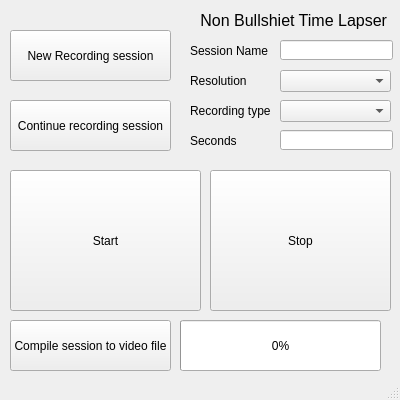
<?xml version="1.0" encoding="UTF-8"?>
<ui version="4.0">
 <class>MainWindow</class>
 <widget class="QMainWindow" name="MainWindow">
  <property name="geometry">
   <rect>
    <x>0</x>
    <y>0</y>
    <width>400</width>
    <height>400</height>
   </rect>
  </property>
  <property name="sizePolicy">
   <sizepolicy hsizetype="Fixed" vsizetype="Fixed">
    <horstretch>0</horstretch>
    <verstretch>0</verstretch>
   </sizepolicy>
  </property>
  <property name="maximumSize">
   <size>
    <width>400</width>
    <height>400</height>
   </size>
  </property>
  <property name="windowTitle">
   <string>NBTL</string>
  </property>
  <property name="windowIcon">
   <iconset>
    <normaloff>C:/Users/aatev/Downloads/AnitaIcon.ico</normaloff>C:/Users/aatev/Downloads/AnitaIcon.ico</iconset>
  </property>
  <property name="windowOpacity">
   <double>1.000000000000000</double>
  </property>
  <widget class="QWidget" name="centralwidget">
   <widget class="QPushButton" name="newRecordingSessionButton">
    <property name="geometry">
     <rect>
      <x>10</x>
      <y>30</y>
      <width>161</width>
      <height>51</height>
     </rect>
    </property>
    <property name="text">
     <string>New Recording session</string>
    </property>
   </widget>
   <widget class="QPushButton" name="continueRecordingSessionButton">
    <property name="geometry">
     <rect>
      <x>10</x>
      <y>100</y>
      <width>161</width>
      <height>51</height>
     </rect>
    </property>
    <property name="text">
     <string>Continue recording session</string>
    </property>
   </widget>
   <widget class="QPushButton" name="compileSessionButton">
    <property name="geometry">
     <rect>
      <x>10</x>
      <y>320</y>
      <width>161</width>
      <height>51</height>
     </rect>
    </property>
    <property name="text">
     <string>Compile session to video file</string>
    </property>
   </widget>
   <widget class="QLineEdit" name="sessionNameEditBox">
    <property name="geometry">
     <rect>
      <x>280</x>
      <y>40</y>
      <width>113</width>
      <height>20</height>
     </rect>
    </property>
   </widget>
   <widget class="QLabel" name="sessionNameLabel">
    <property name="geometry">
     <rect>
      <x>190</x>
      <y>40</y>
      <width>81</width>
      <height>21</height>
     </rect>
    </property>
    <property name="text">
     <string>Session Name</string>
    </property>
   </widget>
   <widget class="QProgressBar" name="compilerProgressBar">
    <property name="enabled">
     <bool>true</bool>
    </property>
    <property name="geometry">
     <rect>
      <x>180</x>
      <y>320</y>
      <width>201</width>
      <height>51</height>
     </rect>
    </property>
    <property name="value">
     <number>0</number>
    </property>
   </widget>
   <widget class="QComboBox" name="sessionTypeComboBox">
    <property name="geometry">
     <rect>
      <x>280</x>
      <y>100</y>
      <width>111</width>
      <height>22</height>
     </rect>
    </property>
   </widget>
   <widget class="QLabel" name="sessionTypeLabel">
    <property name="geometry">
     <rect>
      <x>190</x>
      <y>100</y>
      <width>91</width>
      <height>21</height>
     </rect>
    </property>
    <property name="text">
     <string>Recording type</string>
    </property>
   </widget>
   <widget class="QLabel" name="titleLabel">
    <property name="geometry">
     <rect>
      <x>186</x>
      <y>10</y>
      <width>201</width>
      <height>21</height>
     </rect>
    </property>
    <property name="font">
     <font>
      <pointsize>12</pointsize>
     </font>
    </property>
    <property name="text">
     <string>Non Bullshiet Time Lapser</string>
    </property>
    <property name="alignment">
     <set>Qt::AlignRight|Qt::AlignTrailing|Qt::AlignVCenter</set>
    </property>
   </widget>
   <widget class="QLineEdit" name="secondsEditBox">
    <property name="geometry">
     <rect>
      <x>280</x>
      <y>130</y>
      <width>113</width>
      <height>20</height>
     </rect>
    </property>
   </widget>
   <widget class="QLabel" name="secondsLabel">
    <property name="geometry">
     <rect>
      <x>190</x>
      <y>130</y>
      <width>71</width>
      <height>21</height>
     </rect>
    </property>
    <property name="text">
     <string>Seconds</string>
    </property>
   </widget>
   <widget class="QPushButton" name="startButton">
    <property name="geometry">
     <rect>
      <x>10</x>
      <y>170</y>
      <width>191</width>
      <height>141</height>
     </rect>
    </property>
    <property name="text">
     <string>Start</string>
    </property>
   </widget>
   <widget class="QPushButton" name="stopButton">
    <property name="geometry">
     <rect>
      <x>210</x>
      <y>170</y>
      <width>181</width>
      <height>141</height>
     </rect>
    </property>
    <property name="text">
     <string>Stop</string>
    </property>
   </widget>
   <widget class="QComboBox" name="resollutionComboBox">
    <property name="geometry">
     <rect>
      <x>280</x>
      <y>70</y>
      <width>111</width>
      <height>22</height>
     </rect>
    </property>
   </widget>
   <widget class="QLabel" name="resolutionLabel">
    <property name="geometry">
     <rect>
      <x>190</x>
      <y>70</y>
      <width>81</width>
      <height>21</height>
     </rect>
    </property>
    <property name="text">
     <string>Resolution</string>
    </property>
   </widget>
  </widget>
  <widget class="QStatusBar" name="statusbar"/>
 </widget>
 <resources/>
 <connections/>
</ui>
